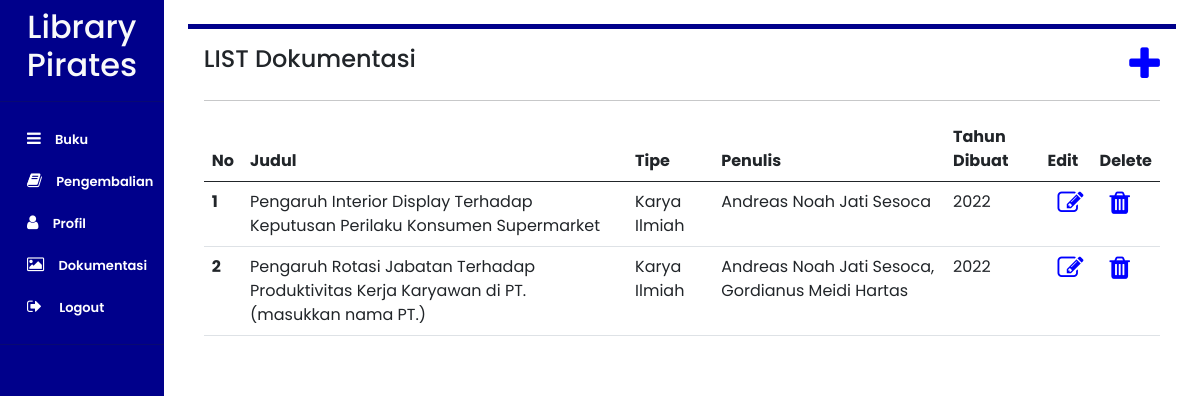
Screenshot of /page/dokumentasiPage.php (signed in) with the database file from the repository.
### tables this page shows
CREATE TABLE `dokumentasi` (
  `id` int(11) NOT NULL,
  `judul` varchar(255) NOT NULL,
  `tipe_karya` varchar(255) NOT NULL,
  `penulis` varchar(255) NOT NULL,
  `tahun_pembuatan` varchar(255) NOT NULL
);

### page/dokumentasiPage.php (the view, shortened to what this page needs)
<?php
    include '../component/sidebar.php'
?>
<div class="container p-3 m-4 h-100" style="background-color: #FFFFFF; border-top: 5px
        solid #00008B; boxshadow: 0 4px 8px 0 rgba(0, 0, 0, 0.2), 0 6px 20px 0 rgba(0, 0, 0,
        0.19);">
    <div class="body d-flex justify-content-between">
        <h4>LIST Dokumentasi</h4>
        <a href="../page/TambahDokumentasiPage.php?id='.$data['id'].'">
            <i style="color: blue" class="fa fa-plus fa-3x"></i>
        </a>
    </div>
    <hr>
    <table class="table ">
        <thead>
            <tr>
                <th scope="col">No</th>
                <th scope="col">Judul</th>
                <th scope="col">Tipe</th>
                <th scope="col">Penulis</th>
                <th scope="col">Tahun Dibuat</th>
                <th scope="col">Edit</th>
                <th scope="col">Delete</th>
            </tr>
        </thead>
        <tbody>
            <?php
                $query = mysqli_query($con, "SELECT * FROM dokumentasi") or
                    die(mysqli_error($con));
                if (mysqli_num_rows($query) == 0) {
                    echo '<tr> <td colspan="7"> Tidak ada data </td> </tr>';
                }else{
                    $no = 1;
                    while($data = mysqli_fetch_array($query)){
                    echo'
                    <tr>
                        <th scope="row">'.$no.'</th>
                        <td>'.$data['judul'].'</td>
                        <td>'.$data['tipe_karya'].'</td>
                        <td>'.$data['penulis'].'</td>
                        <td>'.$data['tahun_pembuatan'].'</td>
                        <td>
                            <a href="../page/editDokumentasiPage.php?id='.$data['id'].'">
                                <i style="color: blue" class="fa fa-edit fa-2x"></i>
                            </a>
                        </td>
                        <td>
                            <a href="../process/deleteDokumentasiProcess.php?id='.$data['id'].'" onClick="return confirm ( \'Are you sure want to delete this data?\')">
                                <i style="color: blue" class="fa fa-trash fa-2x"></i>
                            </a>
                        </td>
                    </tr>';
                    $no++;
                    }
                }
            ?>
        </tbody>
    </table>
</div>
</aside>
</body>
</html

### style.css (style rules this page uses)
* { font-family: "Poppins"; }

### component/sidebar.php (style rules this page uses)
* { font-family: "Poppins"; }
a { padding-left: 10px; font-size: 13px; text-decoration: none; color: white; }
i { color:white; }

### rows the page displays
dokumentasi: judul "Pengaruh Interior Display Terhadap Keputusan Perilaku Konsumen Supermarket", tipe_karya "Karya Ilmiah", penulis "Andreas Noah Jati Sesoca", tahun_pembuatan "2022"
dokumentasi: judul "Pengaruh Rotasi Jabatan Terhadap Produktivitas Kerja Karyawan di PT. (masukkan nama PT.)", tipe_karya "Karya Ilmiah", penulis "Andreas Noah Jati Sesoca, Gordianus Meidi Hartas", tahun_pembuatan "2022"
